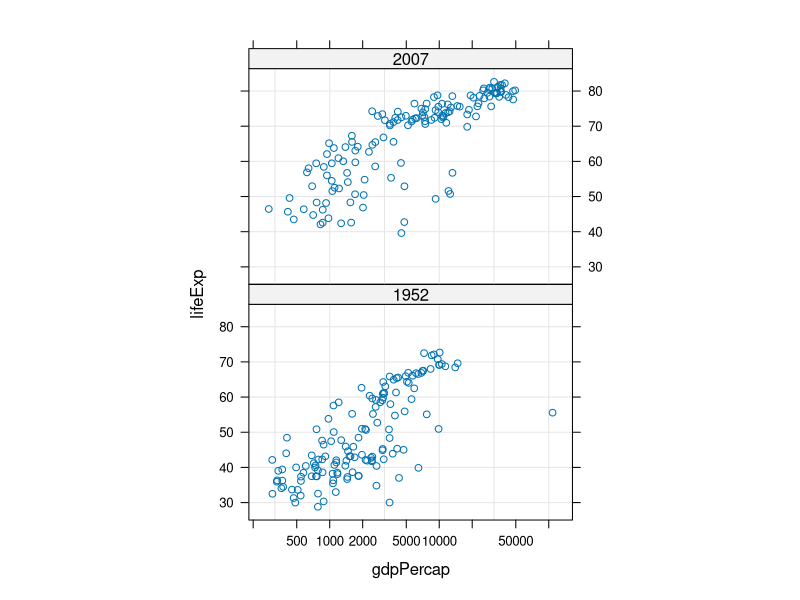
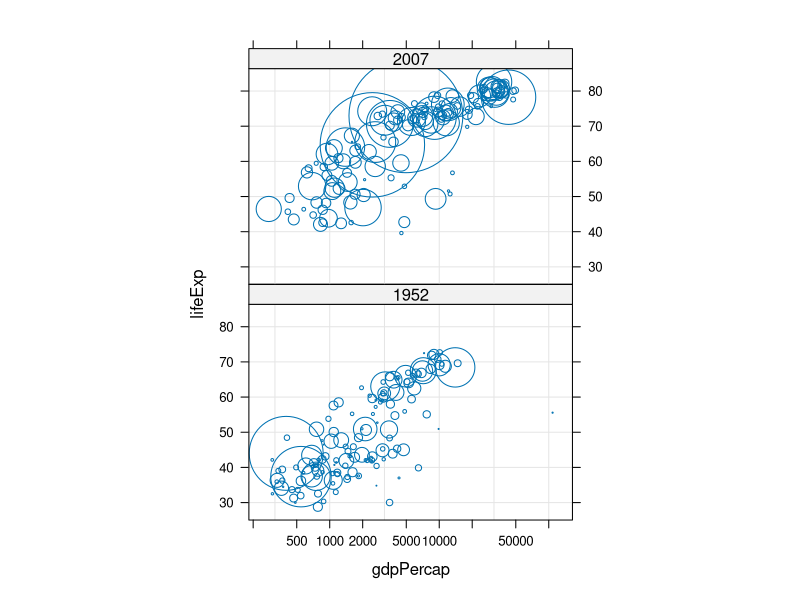
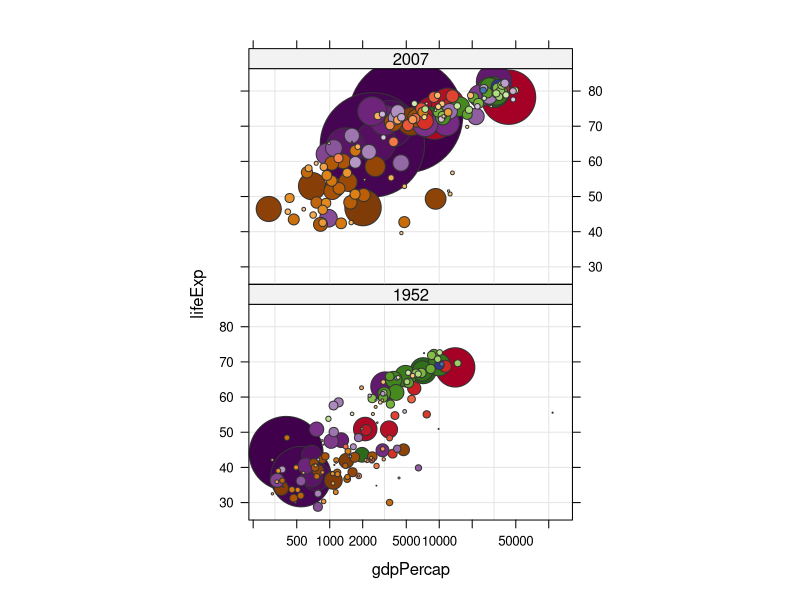
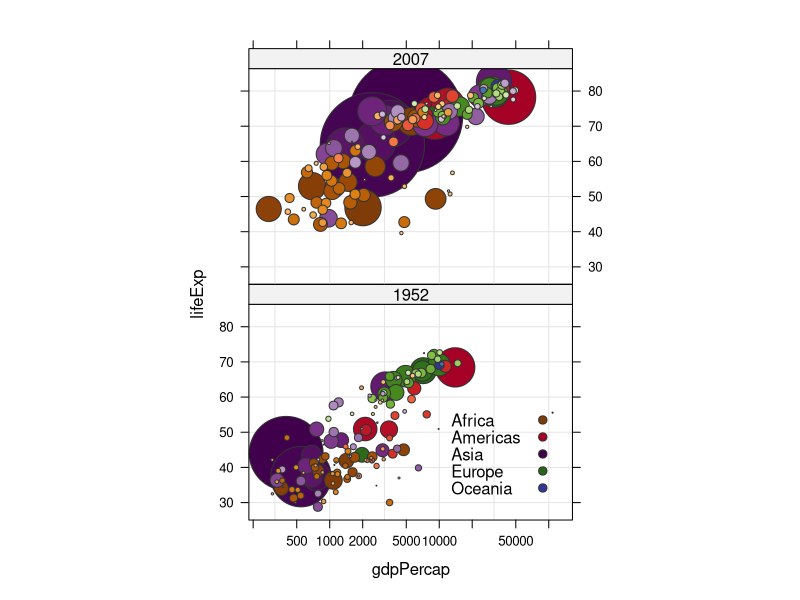

Write the R code that produced these figures, in order.
kDat <- read.delim(file.path("data", "gapminderWithColorsAndSorted.txt"), as.is = 7) # protect colour
library(lattice)
str(kDat)
jYear <- c(1952, 2007)
yDat <- subset(kDat, year %in% jYear)
str(yDat)

# start with simple scatterplot of gdp (log scale) vs year by continent
xyplot(lifeExp ~ gdpPercap | factor(year), yDat, aspect = 2/3,
       grid = TRUE, scales = list(x = list(log = 10, equispaced.log = FALSE)))
# now add the panel function, no change seen
#xyplot(lifeExp ~ gdpPercap | factor(year), yDat, aspect = 2/3,
#       grid = TRUE, scales = list(x = list(log = 10, equispaced.log = FALSE),
#       panel = function(...) {
#        panel.xyplot(...)
#       }))

# again no change, adding x,y into the panel function
#xyplot(lifeExp ~ gdpPercap | factor(year), yDat, aspect = 2/3,
#       grid = TRUE, scales = list(x = list(log = 10, equispaced.log = FALSE),
#       panel = function(x, y, ...) {
#        panel.xyplot(x, y, ...)
#       }))

# getting more advanced: sizing each coutry by relative to its population
jCexDivisor <- 1500  # arbitrary scaling constant
jPch <- 21
xyplot(lifeExp ~ gdpPercap | factor(year), yDat, aspect = 2/3,
       grid = TRUE, scales = list(x = list(log = 10, equispaced.log = FALSE)),
       cex = sqrt(yDat$pop/pi)/jCexDivisor, 
       panel = function(x, y, ..., cex, subscripts) {
         panel.xyplot(x, y, cex = cex[subscripts], pch = jPch, ...)
       })

# getting beautiful: assigning each country a colour
jDarkGray <- 'grey20'
xyplot(lifeExp ~ gdpPercap | factor(year), yDat, aspect = 2/3,
       grid = TRUE, scales = list(x = list(log = 10, equispaced.log = FALSE)),
       cex = sqrt(yDat$pop/pi)/jCexDivisor, fill.color = yDat$color,
       col = jDarkGray,
       panel = function(x, y, ..., cex, fill.color, subscripts) {
         panel.xyplot(x, y, cex = cex[subscripts],
                      pch = jPch, fill = fill.color[subscripts], ...)
       })

# adding a legend (key)
continentColors <- read.delim(file.path("data", "gapminderContinentColors.txt"), as.is = 3) # protect colour
continentKey <-
  with(continentColors,
       list(x = 0.95, y = 0.05, corner = c(1, 0),
            text = list(as.character(continent)),
            points = list(pch = jPch, col = jDarkGray, fill = color)))
xyplot(lifeExp ~ gdpPercap | factor(year), yDat, aspect = 2/3,
       grid = TRUE, scales = list(x = list(log = 10, equispaced.log = FALSE)),
       cex = sqrt(yDat$pop/pi)/jCexDivisor, fill.color = yDat$color,
       col = jDarkGray, key = continentKey,
       panel = function(x, y, ..., cex, fill.color, subscripts) {
         panel.xyplot(x, y, cex = cex[subscripts],
                      pch = jPch, fill = fill.color[subscripts], ...)
       },
       layout = c(1, 2))